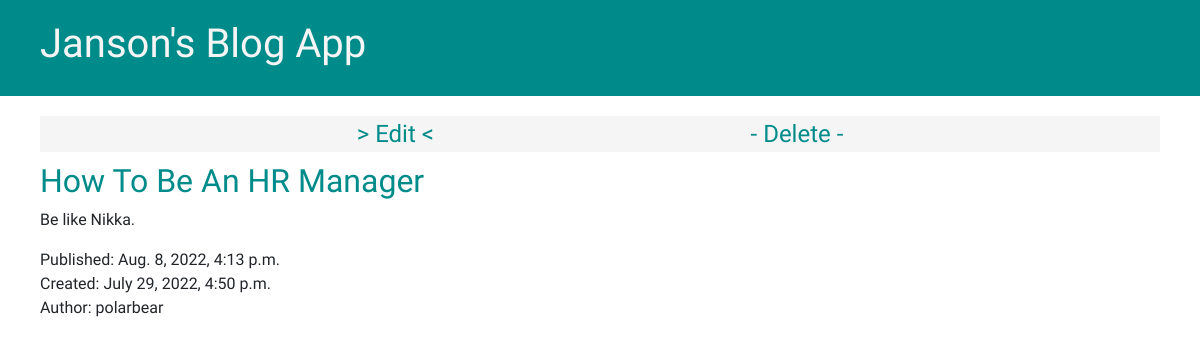
Screenshot of /post/3 with the database file from the repository.
### blog/models.py (models this page shows, shortened)
class Post(models.Model):
    author = models.ForeignKey(settings.AUTH_USER_MODEL, on_delete=models.CASCADE)
    title = models.CharField(max_length=200)
    text = models.TextField()
    created_date = models.DateTimeField(default=timezone.now)
    published_date = models.DateTimeField(blank=True, null=True)

### blog/views.py (the view)
# urls.py: path('post/<int:id>', views.post_details, name='post_details'),
def post_details(request, id: int):
    post = get_object_or_404(Post, id=id)
    context = {
        'post': post,
    }
    return render(request, 'blog/post_details.html', context)

### blog/templates/blog/post_details.html
{% extends 'blog/base.html' %}
{% block content %}
    <div class="actions">
        <a href="{% url 'edit_post' post.id %}">> Edit <</a>
        <a href="{% url 'delete_post' post.id %}">- Delete -</a>
    </div>
    <article>
        <h2>{{ post.title }}</a></h2>
        <p>{{ post.text }}</p>
        <time>
            Published: {{ post.published_date }}
            <br>
            Created: {{ post.created_date }}
        </time>
        <address>Author: {{ post.author }}</address>
    </article>
{% endblock %}

### blog/static/css/blog.css (style rules this page uses)
body { font-family: 'Mouse Memoirs', sans-serif; }
h2, a:active, a:hover, a:link, a:visited, .messages { color: #008B8B; text-decoration: none; }
.actions, .messages { align-items: center; background-color: whitesmoke; display: flex; font-size: 1.5em; justify-content: space-evenly; }
.actions { margin: 0px 0px 10px 0px; }

### rows the page displays
Post: title "How To Be An HR Manager", text "Be like Nikka.", published_date "Aug. 8, 2022, 4:13 p.m.", created_date "July 29, 2022, 4:50 p.m.", author "polarbear"
